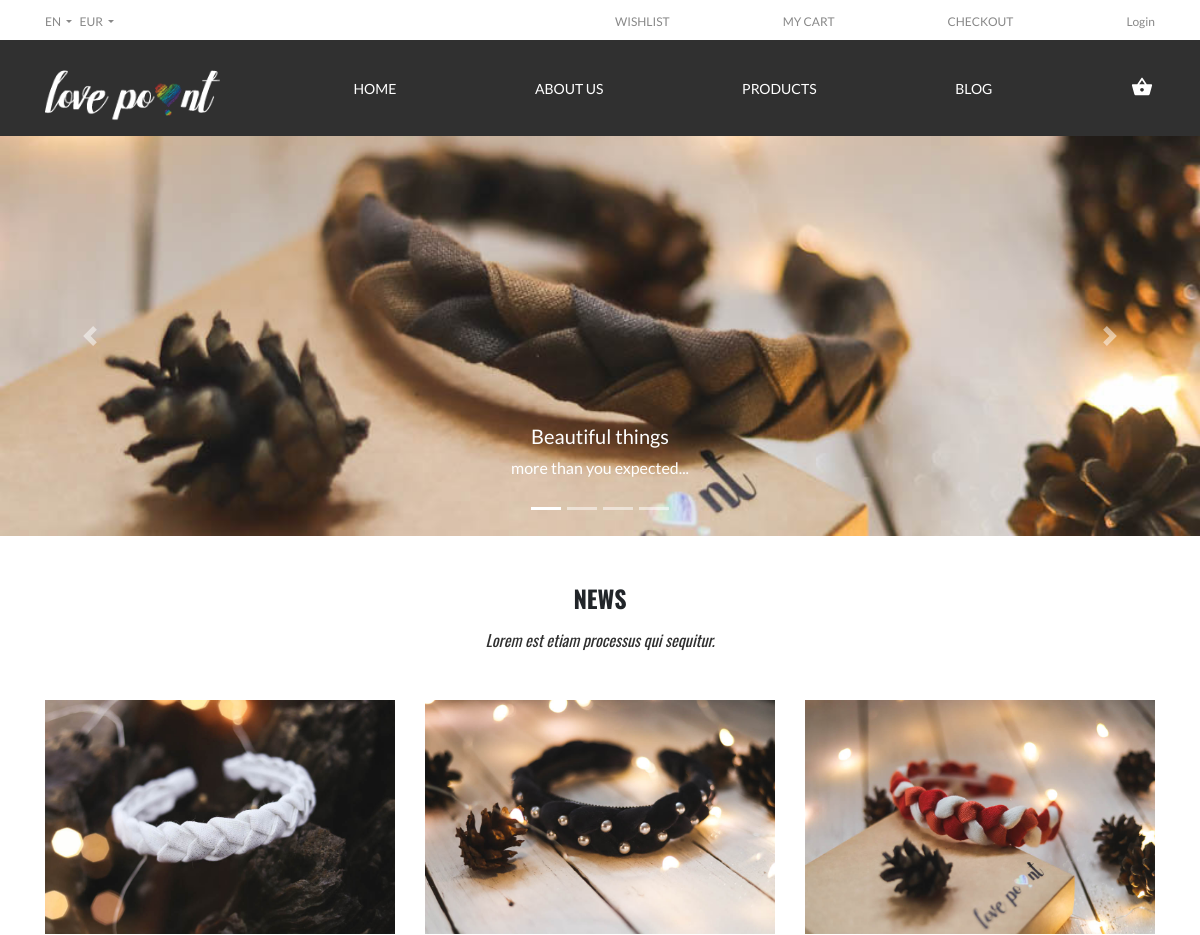
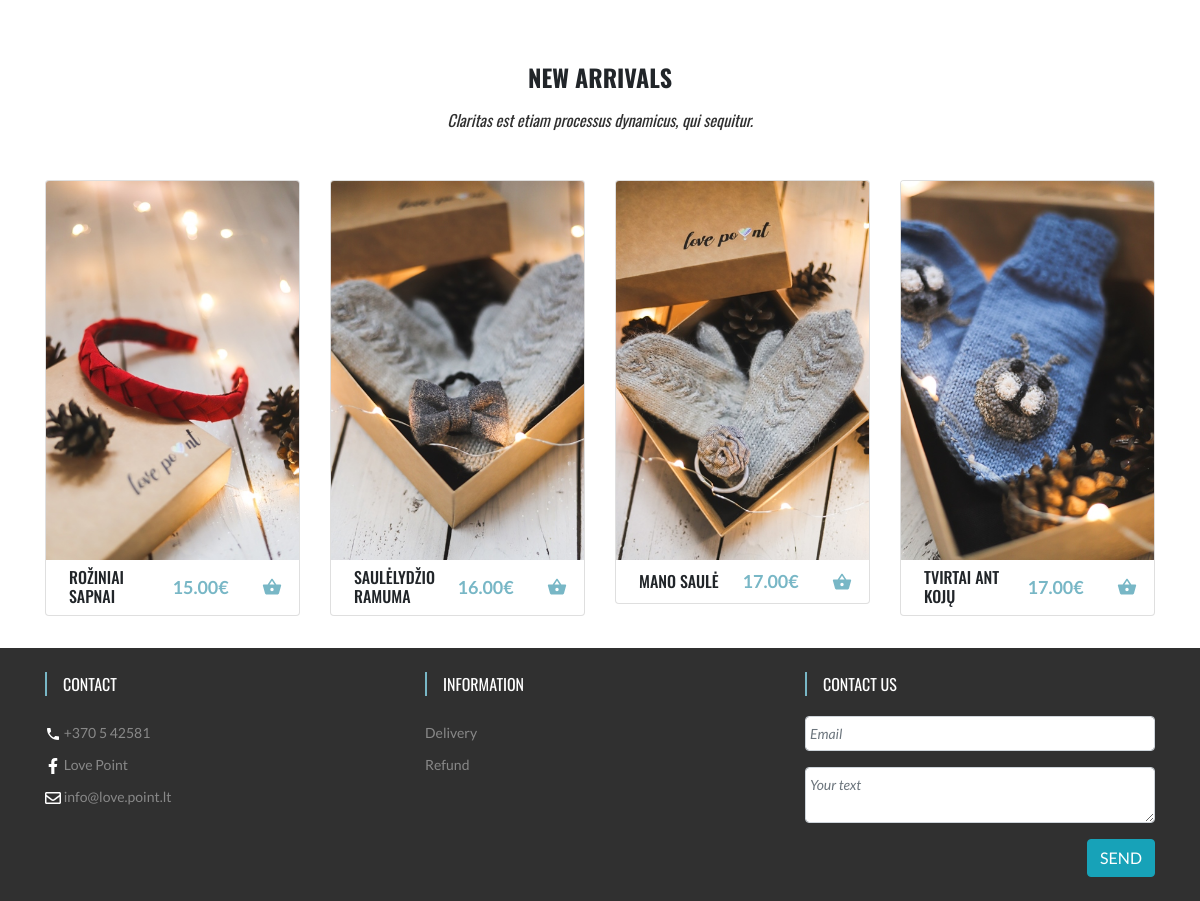
The page / on the database its author committed (2 pictures, top to bottom).
### tables this page shows
CREATE TABLE `products` (
  `id` int(11) NOT NULL,
  `title` varchar(50) DEFAULT NULL,
  `product_code` varchar(20) DEFAULT NULL,
  `price` float(7,2) UNSIGNED DEFAULT NULL,
  `material` varchar(300) DEFAULT NULL,
  `description` varchar(300) DEFAULT NULL,
  `category_id` int(11) DEFAULT NULL,
  `quantity` int(10) UNSIGNED DEFAULT NULL
);

CREATE TABLE `pictures` (
  `id` int(11) NOT NULL,
  `picture_name` varchar(50) NOT NULL,
  `product_id` int(11) DEFAULT NULL
);

### index.php (called while the page is built)
<?php
include 'header.php';
include 'home.php';
include 'footer.php';
?>

### config/connection.php (called while the page is built, shortened)
<?php
$connect = mysqli_connect(DB_TYPE, MYSQL_USER_NAME, MYSQL_USER_PASS, DB_NAME);
mysqli_set_charset($connect, "UTF8");
 function getConnect() {
 global $connect;
     if (!$connect) {
         if (DEBUG_MODE > 0 ) {
         echo "ERROR: nepavyko prisijungti prie DB!!! <br>";
         echo mysqli_connect_error($connect);
     }
         return NULL;
     } else {
         return $connect;
     }
 }

### models/product.php (called while the page is built, shortened)
<?php
function getNewProducts($qty = 999999) {
    $sql = "SELECT * FROM products ORDER BY id DESC LIMIT $qty";
    $newProducts = mysqli_query(getConnect(), $sql);
    return $newProducts;
}

### models/picture.php (called while the page is built, shortened)
<?php
function getPicture($id) {
    $sql = "SELECT * FROM pictures WHERE product_id = '$id' ";
    $getObject = mysqli_query(getConnect(), $sql);
    $picture = mysqli_fetch_assoc($getObject);
    return $picture;
}

### home.php (the view, shortened to what this page needs)
<?php
require_once('models/product.php');
require_once('models/picture.php');
$latestProducts = getNewProducts(4);
?>
<section class="mb-4">
    <div id="carouselExampleIndicators" class="carousel slide" data-ride="carousel">
        <ol class="carousel-indicators">
            <li data-target="#carouselExampleIndicators" data-slide-to="0" class="active"></li>
            <li data-target="#carouselExampleIndicators" data-slide-to="1"></li>
            <li data-target="#carouselExampleIndicators" data-slide-to="2"></li>
            <li data-target="#carouselExampleIndicators" data-slide-to="3"></li>
        </ol>
        <div class="carousel-inner">
            <div class="carousel-item active">
                <img class="d-block w-100" src="pictures/1.jpg" alt="First slide">
                <div class="carousel-caption d-none d-md-block">
                    <h5>Beautiful things</h5>
                    <p>more than you expected...</p>
                </div>
            </div>
        </div>
        <a class="carousel-control-prev" href="#carouselExampleIndicators" role="button" data-slide="prev">
            <span class="carousel-control-prev-icon" aria-hidden="true"></span>
        </a>
        <a class="carousel-control-next" href="#carouselExampleIndicators" role="button" data-slide="next">
            <span class="carousel-control-next-icon" aria-hidden="true"></span>
        </a>
    </div>
</section>
<section class="text-center new-arrivals my-5">
    <h2>NEWS</h2>
    <P class="mt-3">Lorem est etiam processus qui sequitur.</P>
</section>
<section>
    <div class="container">
        <div class="row">
            <div class="col col-sm-4 mb-3">
                <div>
                    <a href=""><img class="w-100 zoom-img" src="pictures/1-3.jpg" alt=""></a>
                </div>
            </div>
            <div class="col-xs-12 col-sm-4 mb-3">
                <div>
                    <a href=""><img class="w-100 zoom-img" src="pictures/2-3.jpg" alt=""></a>
                </div>
            </div>
            <div class="col col-sm-4 mb-3">
                <div>
                    <a href=""><img class="w-100 zoom-img" src="pictures/3-3.jpg" alt=""></a>
                </div>
            </div>
        </div>
    </div>
</section>
<section class="text-center new-arrivals my-5">
    <h2>NEW ARRIVALS</h2>
    <P class="mt-3">Claritas est etiam processus dynamicus, qui sequitur.</P>
</section>
<section>
    <div class="container">
        <div class="row">
            <?php while ($product = mysqli_fetch_assoc($latestProducts)) :
                $picture = getPicture($product['id']); ?>
                <div class='col-6 col-sm-3 mb-3'>
                    <div class='card zoom-img'>
                        <a href='page_product.php?id=<?php echo $product['id'] ?>'><img src='pictures/<?php echo $picture['picture_name'] ?>' class='card-img-top' alt='...'></a>
                        <div class='card-body p-2'>
                            <div class='row mx-auto align-items-center'>
                                <div class='col-12 col-sm-6'>
                                    <h5 class='card-title my-auto'><?php echo $product['title'] ?></h5>
                                </div>
                                <div class='col'>
                                    <div class='row align-items-center'>
                                        <div class='col-9 px-0'>
                                            <span class='products-price my-0'><?php echo $product['price'] ?>&euro;</span>
                                        </div>
                                        <div class='col-3 px-0'>
                                            <form action="page_shoping_cart.php" method="POST">
                                                <button type="submit" class="btn p-0" name="add_to_cart"></button>
                                            </form>
                                        </div>
                                    </div>
                                </div>
                            </div>
                        </div>
                    </div>
                </div>
            <?php endwhile; ?>
        </div>
    </div>
</section>

### header.php (shortened to what this page needs)
<?php
require('config/connection.php');
?>
<!DOCTYPE html>
<html lang="en">
<head>
    <link rel="stylesheet" href="css/normalize.css">
    <link rel="stylesheet" href="libs/bootstrap/css/bootstrap.min.css">
    <link rel="stylesheet" href="css/main.css">
</head>
<body>
    <header class="">
        <div class="container">
            <div class="row">
                <div class="col-md-6 align-self-center">
                    <div class="dropdown show mr-1">
                        <a class="dropdown-toggle" href="" role="button" id="dropdownMenuLink" data-toggle="dropdown" aria-haspopup="true" aria-expanded="false">
                            EN
                        </a>
                    </div>
                    <div class="dropdown show">
                        <a class="dropdown-toggle" href="" role="button" id="dropdownMenuLink" data-toggle="dropdown" aria-haspopup="true" aria-expanded="false">
                            EUR
                        </a>
                    </div>
                </div>
                <div class="col-md-6">
                    <ul class="top-link my-2">
                        <li>
                            <a href="">WISHLIST</a>
                        </li>
                        <li>
                            <a href="page_shoping_cart.php">MY CART</a>
                        </li>
                        <li>
                            <a href="">CHECKOUT</a>
                        </li>
                        <?php if (!isset($_SESSION['login'])) : ?>
                            <li>
                                <a href="" data-toggle="modal" data-target="#login_form">Login</a>
                            </li>
                        <?php endif ?>
                    </ul>
                </div>
            </div>
        </div>
        <div class="dark-header">
            <div class="container">
                <div class="">
                    <nav class="navbar navbar-expand-lg navbar-dark px-0">
                        <a class="navbar-brand col-3 pl-0 py-0" href="index.php"><img src="pictures/logo-lovePoint.png" alt="" height="80"></a>
                        <div class="collapse navbar-collapse col-lg-9" id="navbarSupportedContent">
                            <ul class="navbar-nav">
                                <li class="nav-item">
                                    <a href="index.php" class="menu"><span>HOME</span></a>
                                </li>
                                <li class="nav-item">
                                    <a href="index.php" class="menu"><span>ABOUT US</span></a>
                                </li>
                                <li class="nav-item categories">
                                    <div class="menu"><span>PRODUCTS</span></div>
                                </li>
                                <li class="nav-item">
                                    <a class="menu" href="#"><span>BLOG</span></a>
                                </li>
                                <li class="nav-item">
                                    <div class="cart">
                                        <a class="" href="page_shoping_cart.php"></a>
                                    </div>
                                </li>
                            </ul>
                        </div>
                    </nav>
                </div>
            </div>
        </div>
    </header>

### footer.php (shortened to what this page needs)
    <footer class="dark-header mt-3">
        <div class="container py-4">
            <div class="row">
                <div class="col-xs-12 col-sm-4 mb-3">
                    <div class="footer-header pl-3 mb-4">
                        <span href="">CONTACT</span>
                    </div>
                    <ul>
                        <li class="mb-2">
                            <a href="">
                        +370 5 42581</a>
                        </li>
                        <li class="mb-2">
                            <a target="_blank" href="https://www.facebook.com/lovepointaccessories/">
                        Love Point</a>
                        </li>
                        <li><a href="">
                        info@love.point.lt</a></li>
                    </ul>
                </div>
                <div class="col-xs-12 col-sm-4 mb-3">
                    <div class="footer-header pl-3 mb-4">
                        <span href="">INFORMATION</span>
                    </div>
                    <ul>
                        <li class="mb-2">
                            <a href="">Delivery</a>
                        </li>
                        <li class="mb-2">
                            <a href="">Refund</a>
                        </li>
                    </ul>
                </div>
                <div class="col-xs-12 col-sm-4">
                    <div class="footer-header pl-3">
                        <span href="">CONTACT US</span>
                    </div>
                    <div class="card-body px-0">
                        <form>
                            <div class="form-group">
                                <input type="email" class="form-control pl-1" id="email" placeholder="Email" required>
                            </div>
                            <div class="form-group">
                                <textarea class="form-control pl-1" id="message" placeholder="Your text"></textarea>
                            </div>
                            <button type="submit" class="btn btn-info float-right">SEND</button>
                        </form>
                    </div>
                </div>
            </div>
        </div>
    </footer>
</body>
</html>

### css/main.css (style rules this page uses)
html, body { height: 100%; width: 100%; font-family: 'Lato', sans-serif; }
* { box-sizing: border-box; margin:0; padding: 0; }
ul { list-style: none; }
a { color: #888; font-size: 12px; }
.dropdown.show { display: inline-block }
.dark-header { background-color: rgb(48,48,48); }
svg { fill: white; }
ul { width: 100%; display: flex; justify-content: space-between; }
.menu { color: white; align-self: center; }
.menu span { font-size: 14px; }
.categories { position: relative; padding-top: 2px; }
.new-arrivals { font-family: 'Oswald', sans-serif; }
.new-arrivals h2 { font-size: 24px; font-weight: 700; }
.new-arrivals p { font-style: italic; color:rgb(48,48,48); }
footer ul { display: block; }
footer a { font-size: 14px; }
.footer-header { border-left: 2px solid rgb(120,183,198); }
.footer-header span { font-family: 'Oswald', sans-serif; color: white; font-size: 16px; }
.form-control { font-size: 14px; }
::placeholder { font-style: italic; }
input[type="text"], textarea { background-color : #d1d1d1; }
.card-body h5 { font-size: 16px; text-transform: uppercase; font-family: 'Oswald', sans-serif; }
.card-body span { color: rgb(120,183,198); font-size: 18px; font-weight: 700; display: block; }
.card-body svg { fill:rgb(120,183,198); }
.cart { position: relative; width: 25px; }
.zoom-img { position: relative; }

### rows shown on the page
products: pictures.picture_name (picture), title "ROŽINIAI SAPNAI", price "15.00"
products: pictures.picture_name (picture), title "SAULĖLYDŽIO RAMUMA", price "16.00"
products: pictures.picture_name (picture), title "MANO SAULĖ", price "17.00"
products: pictures.picture_name (picture), title "TVIRTAI ANT KOJŲ", price "17.00"
